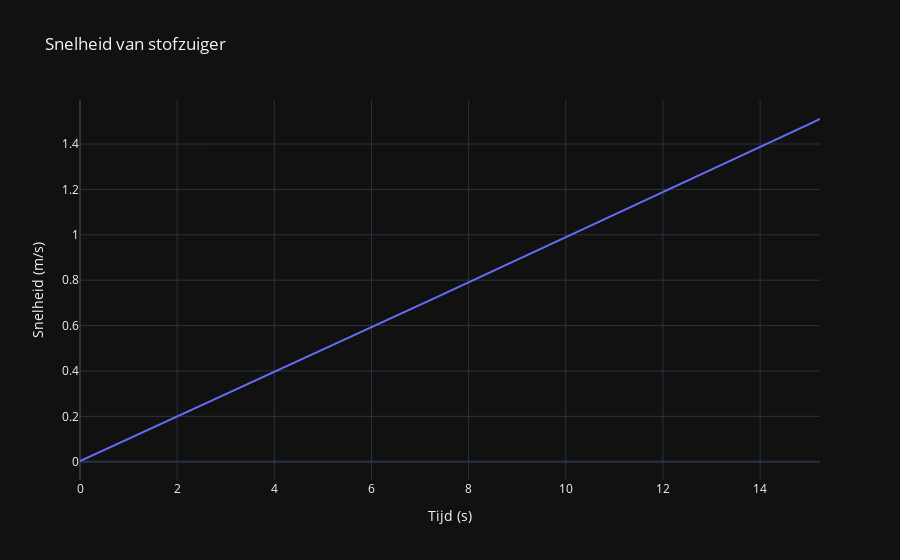
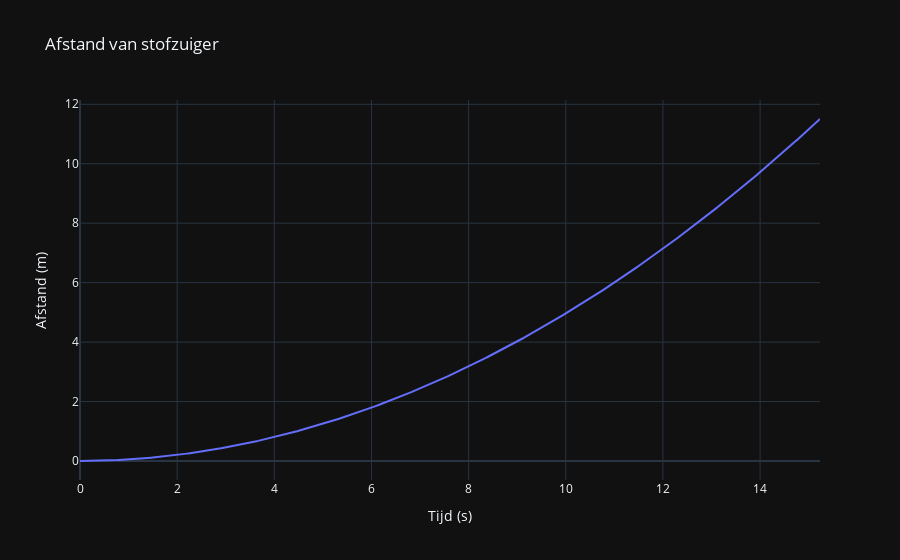

Source (notebook cell) for these figures, in order:
### Code cell
total_frames = last_frame - first_frame # total frames. framerate is 30fps
delta_t = 1/30

velocity = 0
distance = 0

time_data = []
velocity_data = []
distance_data = []


def get_acceleration(current_speed: float) -> float:
    air_friction_newton = 0.5 * density_air * (current_speed ** 2) * 0.47 * frontal_area # air friction in newton
    total_friction_newton = ground_friction_newton + air_friction_newton # total friction in newton
    
    return (total_power_newton - total_friction_newton) / weight # netto F gedeeld door m is versnelling


for i in range(total_frames):
    acceleration = get_acceleration(velocity) # acceleration in m/s^2
    velocity += acceleration * delta_t
    if velocity > max_speed:
        velocity = max_speed
    
    distance += velocity * delta_t
    
    velocity_data.append(velocity)
    distance_data.append(distance)
    time_data.append(i * delta_t)
    
velocity_graph = go.Scatter(
    x=time_data,
    y=velocity_data,
    name="Snelhijd stofzuiger"
)    
    
distance_graph = go.Scatter(
    x=time_data,
    y=distance_data,
    name="Afstand stofzuiger"
)

velocity_fig = go.Figure(velocity_graph, layout=dict(
    title = "Snelheid van stofzuiger",
    xaxis_title="Tijd (s)",
    yaxis_title="Snelheid (m/s)",
    autosize=False
))

distance_fig = go.Figure(distance_graph, layout=dict(
    title = "Afstand van stofzuiger",
    xaxis_title="Tijd (s)",
    yaxis_title="Afstand (m)",
    autosize=False
))

velocity_fig.show()
distance_fig.show()

### Figure 1 — Plotly figure (JSON) as saved in the notebook; plotly's stock layout.template omitted (floating-point values rounded to 4 significant figures; data arrays with more than 128 entries replaced by an {"elided": "..."} marker saying what was removed)
{"data": [{"name": "Snelhijd stofzuiger", "x": {"elided": "458 float values"}, "y": {"elided": "458 float values"}, "type": "scatter"}], "layout": {"autosize": false, "title": {"text": "Snelheid van stofzuiger"}, "xaxis": {"title": {"text": "Tijd (s)"}}, "yaxis": {"title": {"text": "Snelheid (m/s)"}}}}

### Figure 2 — Plotly figure (JSON) as saved in the notebook; plotly's stock layout.template omitted (floating-point values rounded to 4 significant figures; data arrays with more than 128 entries replaced by an {"elided": "..."} marker saying what was removed)
{"data": [{"name": "Afstand stofzuiger", "x": {"elided": "458 float values"}, "y": {"elided": "458 float values"}, "type": "scatter"}], "layout": {"autosize": false, "title": {"text": "Afstand van stofzuiger"}, "xaxis": {"title": {"text": "Tijd (s)"}}, "yaxis": {"title": {"text": "Afstand (m)"}}}}
